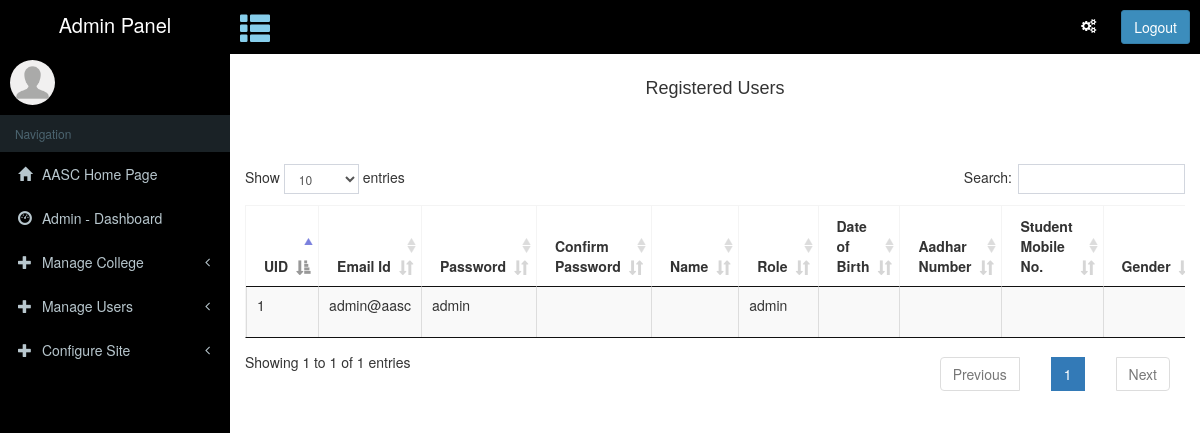
The app's page /account/manage-user/manage-registered-users.php with its own data.
### tables this page shows
CREATE TABLE `registration1` (
  `uid` int(255) NOT NULL,
  `emailid` varchar(100) NOT NULL,
  `pass` varchar(50) NOT NULL,
  `cpass` varchar(50) NOT NULL,
  `name` varchar(50) NOT NULL,
  `role` varchar(50) NOT NULL,
  `dob` varchar(50) NOT NULL,
  `aadharnumber` varchar(50) NOT NULL,
  `smno` varchar(15) NOT NULL,
  `gender` varchar(15) NOT NULL,
  `bloodgroup` varchar(15) NOT NULL,
  `category` varchar(15) NOT NULL,
  `nationality` varchar(15) NOT NULL,
  `fathername` varchar(50) NOT NULL,
  `mothername` varchar(50) NOT NULL,
  `fmno` varchar(50) NOT NULL,
  `address` varchar(100) NOT NULL,
  `city` varchar(50) NOT NULL,
  `state` varchar(50) NOT NULL,
  `country` varchar(50) NOT NULL,
  `pcode` varchar(50) NOT NULL,
  `coursename` varchar(50) NOT NULL,
  `collegename` varchar(100) NOT NULL,
  `joiningyear` varchar(50) NOT NULL,
  `applicationstatus` varchar(100) NOT NULL
);

### account/manage-user/manage-registered-users.php (the view, shortened to what this page needs)
<?php
include '../../connection.php';
?>
<!DOCTYPE html>
<html>
<head>
  <?php include '../../assets/dashboard-assets-css.php'; ?>
</head>
<body class="hold-transition skin-blue sidebar-mini">
  <div class="wrapper">
    <?php include '../../navbar/dashboard-navbar.php';?>
    <?php include '../../sidebar/dashboard-left-sidebar.php';?>
    <div class="content-wrapper" style="background-color: #ffffff; ">
      <section class="content-header">
		<center><h4>Registered Users</h4></center>
      </section>
      <section class="content">
        <br><br>
        <div class = "table-responsive">
          <table id="example" class="table table-striped table-bordered cell-border" cellspacing="0" width="100%">
            <thead>
              <tr>
                <th>UID</th>
                <th>Email Id</th>
                <th>Password</th>
                <th>Confirm Password</th>
                <th>Name</th>
                <th>Role</th>
                <th>Date of Birth</th>
                <th>Aadhar Number</th>
                <th>Student Mobile No.</th>
                <th>Gender</th>
              </tr>
            </thead>
            <tbody>
              <?php
              $get2 = mysqli_query($conn,"SELECT * FROM registration1");
              while($row2 = mysqli_fetch_array($get2))
              {
                $uid=$row2['uid'];
                $emailid=$row2['emailid'];
                $password=$row2['pass'];
                $cpassword=$row2['cpass'];
                $name=$row2['name'];
                $role =$row2['role'];
                $dob =$row2['dob'];
                $aadhar =$row2['aadharnumber'];
                $studentmobile =$row2['smno'];
                $gender =$row2['gender'];
                ?>
                <div id="tbl_row">
                  <tr>
                    <td><?php echo $uid; ?></td>
                    <td><?php echo $emailid; ?></td>
                    <td><?php echo $password; ?></td>
                    <td><?php echo $cpassword; ?></td>
                    <td><?php echo $name; ?></td>
                    <td><?php echo $role; ?></td>
                    <td><?php echo $dob; ?></td>
                    <td><?php echo $aadhar; ?></td>
                    <td><?php echo $studentmobile; ?></td>
                    <td><?php echo $gender; ?></td>
                  </tr>
                </div>
                <?php
                 }
                ?>
            </tbody>
          </table>
        </div>
      </section>
    </div>
 </div>
</body>
</html>

### assets/css/jAlert.css (style rules this page uses)
html,body { min-height: 100%; }

### records on screen
registration1: uid "1", emailid "admin@aasc", pass "admin", role "admin"
